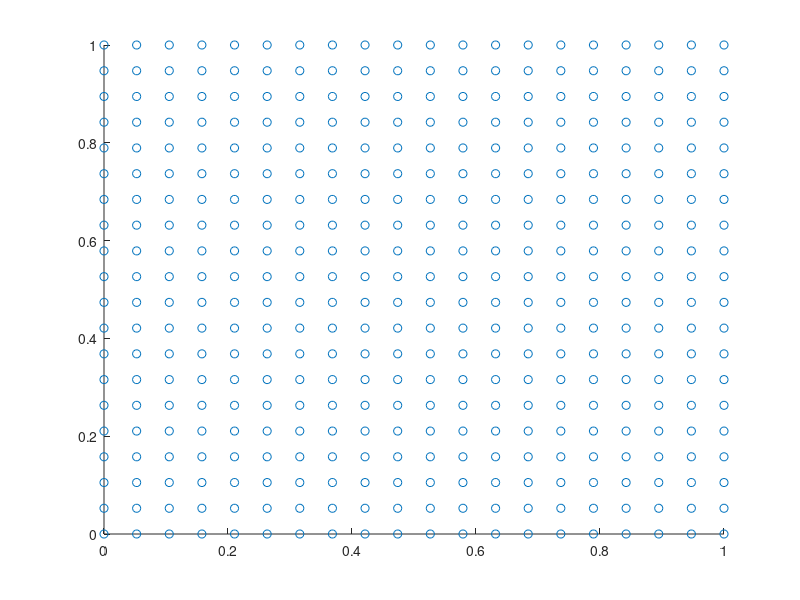
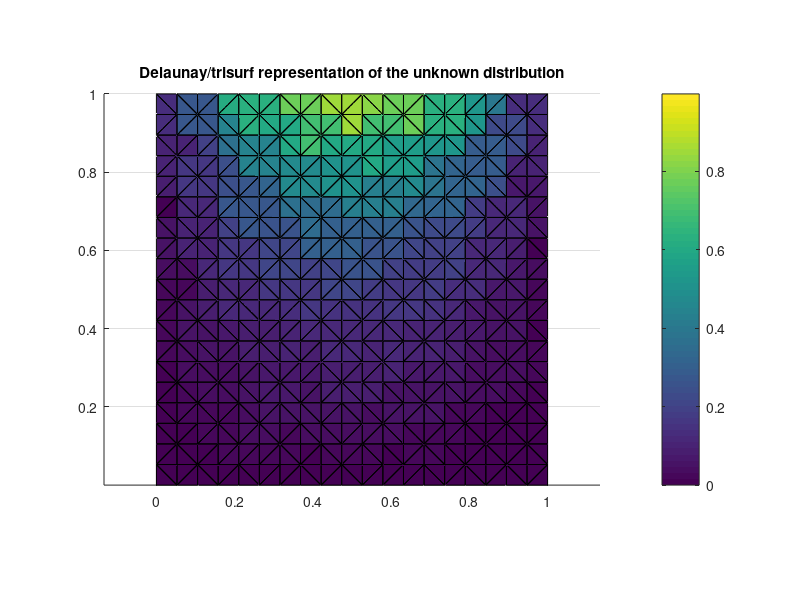

These charts were generated, in order, by the following MATLAB code:
clear all
close all
clc
coord=linspace(0,1,20);
ip=0;
for ix=1:20
for iy=1:20
ip=ip+1;
cloud(ip,1)=coord(ix);
cloud(ip,2)=coord(iy);
end
end
cloud=transpose(cloud);
scatter(cloud(1,:),cloud(2,:))
np=length(cloud)
for ip=1:np
unkno(ip)=(1/sinh(pi))*sin(pi*cloud(1,ip))*sinh(pi*cloud(2,ip));
end
% visualise the residual distribution
  tri=delaunay(cloud(1,:),cloud(2,:));
  figure
  trisurf(tri,cloud(1,:),cloud(2,:),unkno,unkno)
  title('Delaunay/trisurf representation of the unknown distribution')
  view(0,90)
  axis equal
  colorbar